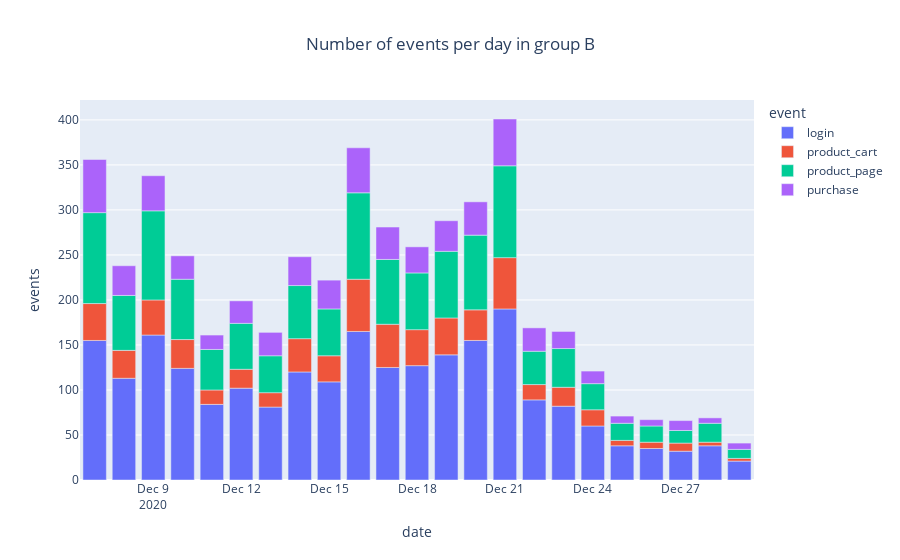

Notebook source saved alongside this figure:
### Code cell
fig_event_type_b = px.bar(
    event_type_b, x='event_day', y='user_id', color='event_name',
    title='Number of events per day in group B',
    labels={'event_day': 'date', 'event_name': 'event', 'user_id': 'events'}
)

fig_event_type_b.update_layout(title_x=0.5)

### Figure 1 — Plotly figure (JSON) as saved in the notebook; plotly's stock layout.template omitted (floating-point values rounded to 4 significant figures)
{"data": [{"alignmentgroup": "True", "hovertemplate": "event=login<br>date=%{x}<br>events=%{y}<extra></extra>", "legendgroup": "login", "marker": {"color": "#636efa", "pattern": {"shape": ""}}, "name": "login", "offsetgroup": "login", "orientation": "v", "showlegend": true, "textposition": "auto", "type": "bar", "x": ["2020-12-07T00:00:00", "2020-12-08T00:00:00", "2020-12-09T00:00:00", "2020-12-10T00:00:00", "2020-12-11T00:00:00", "2020-12-12T00:00:00", "2020-12-13T00:00:00", "2020-12-14T00:00:00", "2020-12-15T00:00:00", "2020-12-16T00:00:00", "2020-12-17T00:00:00", "2020-12-18T00:00:00", "2020-12-19T00:00:00", "2020-12-20T00:00:00", "2020-12-21T00:00:00", "2020-12-22T00:00:00", "2020-12-23T00:00:00", "2020-12-24T00:00:00", "2020-12-25T00:00:00", "2020-12-26T00:00:00", "2020-12-27T00:00:00", "2020-12-28T00:00:00", "2020-12-29T00:00:00"], "xaxis": "x", "y": [155, 113, 161, 124, 84, 102, 81, 120, 109, 165, 125, 127, 139, 155, 190, 89, 82, 60, 38, 35, 32, 38, 21], "yaxis": "y"}, {"alignmentgroup": "True", "hovertemplate": "event=product_cart<br>date=%{x}<br>events=%{y}<extra></extra>", "legendgroup": "product_cart", "marker": {"color": "#EF553B", "pattern": {"shape": ""}}, "name": "product_cart", "offsetgroup": "product_cart", "orientation": "v", "showlegend": true, "textposition": "auto", "type": "bar", "x": ["2020-12-07T00:00:00", "2020-12-08T00:00:00", "2020-12-09T00:00:00", "2020-12-10T00:00:00", "2020-12-11T00:00:00", "2020-12-12T00:00:00", "2020-12-13T00:00:00", "2020-12-14T00:00:00", "2020-12-15T00:00:00", "2020-12-16T00:00:00", "2020-12-17T00:00:00", "2020-12-18T00:00:00", "2020-12-19T00:00:00", "2020-12-20T00:00:00", "2020-12-21T00:00:00", "2020-12-22T00:00:00", "2020-12-23T00:00:00", "2020-12-24T00:00:00", "2020-12-25T00:00:00", "2020-12-26T00:00:00", "2020-12-27T00:00:00", "2020-12-28T00:00:00", "2020-12-29T00:00:00"], "xaxis": "x", "y": [41, 31, 39, 32, 16, 21, 16, 37, 29, 58, 48, 40, 41, 34, 57, 17, 21, 18, 6, 7, 9, 4, 3], "yaxis": "y"}, {"alignmentgroup": "True", "hovertemplate": "event=product_page<br>date=%{x}<br>events=%{y}<extra></extra>", "legendgroup": "product_page", "marker": {"color": "#00cc96", "pattern": {"shape": ""}}, "name": "product_page", "offsetgroup": "product_page", "orientation": "v", "showlegend": true, "textposition": "auto", "type": "bar", "x": ["2020-12-07T00:00:00", "2020-12-08T00:00:00", "2020-12-09T00:00:00", "2020-12-10T00:00:00", "2020-12-11T00:00:00", "2020-12-12T00:00:00", "2020-12-13T00:00:00", "2020-12-14T00:00:00", "2020-12-15T00:00:00", "2020-12-16T00:00:00", "2020-12-17T00:00:00", "2020-12-18T00:00:00", "2020-12-19T00:00:00", "2020-12-20T00:00:00", "2020-12-21T00:00:00", "2020-12-22T00:00:00", "2020-12-23T00:00:00", "2020-12-24T00:00:00", "2020-12-25T00:00:00", "2020-12-26T00:00:00", "2020-12-27T00:00:00", "2020-12-28T00:00:00", "2020-12-29T00:00:00"], "xaxis": "x", "y": [101, 61, 99, 67, 45, 51, 41, 59, 52, 96, 72, 63, 74, 83, 102, 37, 43, 29, 19, 18, 14, 21, 10], "yaxis": "y"}, {"alignmentgroup": "True", "hovertemplate": "event=purchase<br>date=%{x}<br>events=%{y}<extra></extra>", "legendgroup": "purchase", "marker": {"color": "#ab63fa", "pattern": {"shape": ""}}, "name": "purchase", "offsetgroup": "purchase", "orientation": "v", "showlegend": true, "textposition": "auto", "type": "bar", "x": ["2020-12-07T00:00:00", "2020-12-08T00:00:00", "2020-12-09T00:00:00", "2020-12-10T00:00:00", "2020-12-11T00:00:00", "2020-12-12T00:00:00", "2020-12-13T00:00:00", "2020-12-14T00:00:00", "2020-12-15T00:00:00", "2020-12-16T00:00:00", "2020-12-17T00:00:00", "2020-12-18T00:00:00", "2020-12-19T00:00:00", "2020-12-20T00:00:00", "2020-12-21T00:00:00", "2020-12-22T00:00:00", "2020-12-23T00:00:00", "2020-12-24T00:00:00", "2020-12-25T00:00:00", "2020-12-26T00:00:00", "2020-12-27T00:00:00", "2020-12-28T00:00:00", "2020-12-29T00:00:00"], "xaxis": "x", "y": [59, 33, 39, 26, 16, 25, 26, 32, 32, 50, 36, 29, 34, 37, 52, 26, 19, 14, 8, 7, 11, 6, 7], "yaxis": "y"}], "layout": {"barmode": "relative", "legend": {"title": {"text": "event"}, "tracegroupgap": 0}, "title": {"text": "Number of events per day in group B", "x": 0.5}, "xaxis": {"anchor": "y", "domain": [0, 1], "title": {"text": "date"}}, "yaxis": {"anchor": "x", "domain": [0, 1], "title": {"text": "events"}}}}
